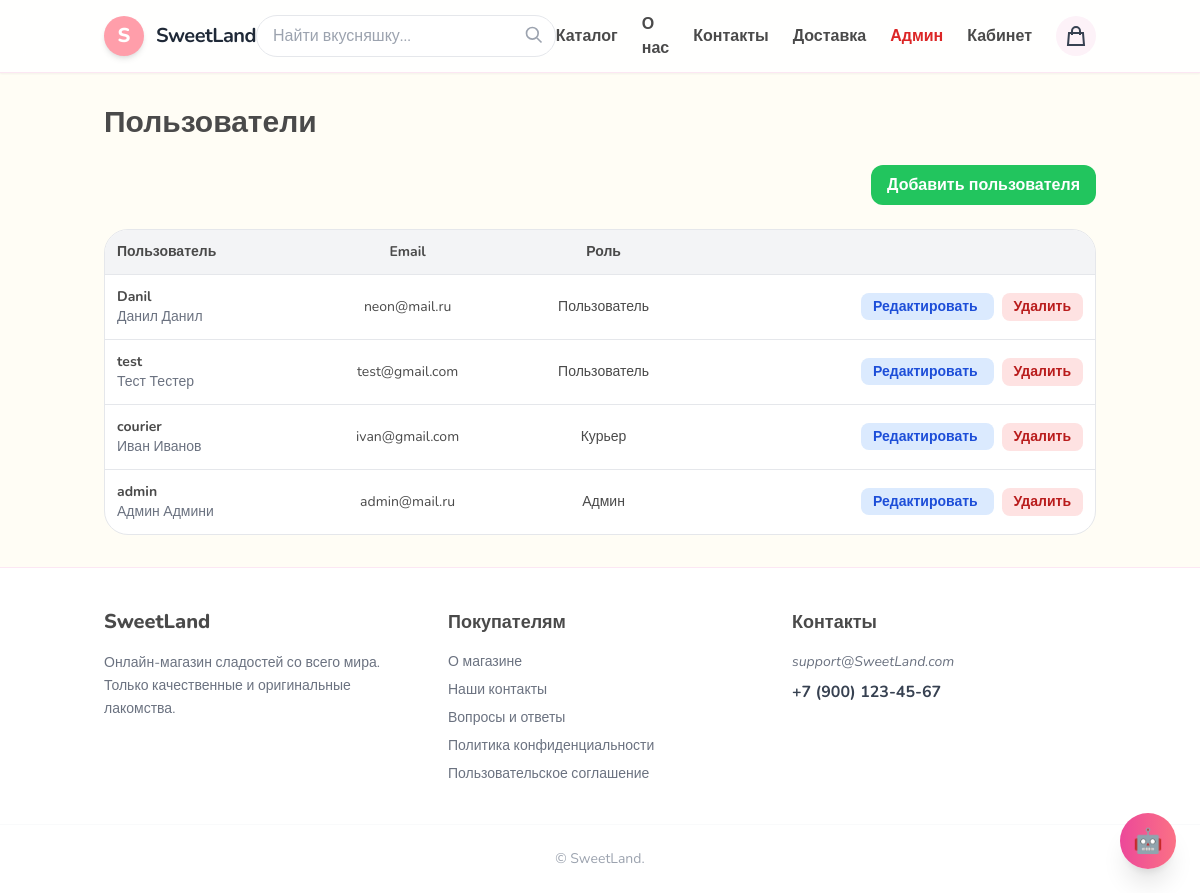
The page /users/admin/ (signed in) on the database as committed earlier.
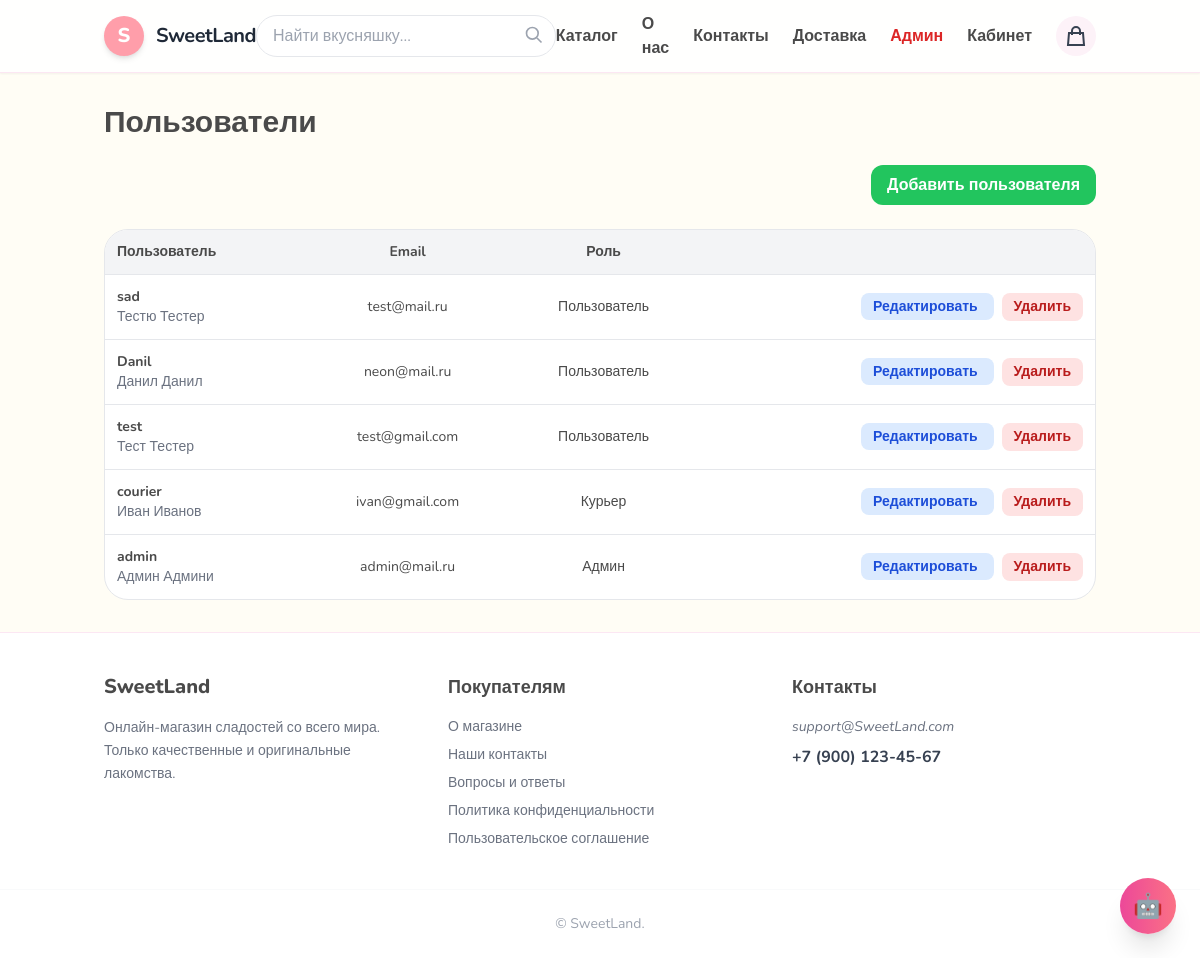
The same page on the database as committed later.
### users/models.py (models this page shows, shortened)
class CustomUser(AbstractUser):
    phone = models.CharField("Телефон", max_length=30, blank=True)
    address = models.CharField("Адрес доставки", max_length=255, blank=True)
    bonus_points = models.DecimalField("Бонусы", max_digits=10, decimal_places=2, default=0)
    avatar = models.ImageField(upload_to="avatars/", blank=True, null=True)

### users/views.py (the view)
# urls.py: path("admin/", views.admin_users_view, name="admin_users"),
@user_passes_test(is_admin)
def admin_users_view(request):
    users = CustomUser.objects.all().order_by("-date_joined")
    return render(request, "users/admin_users.html", {
        "users": users
    })

### cart/cart.py (called while the page is built)
    def __len__(self):
        return sum(item["quantity"] for item in self.cart.values())

### cart/context_processors.py (called while the page is built)
def cart_counter(request):
    cart = Cart(request)
    return {"cart_counter": len(cart)}

### store/context_processors.py (called while the page is built)
def categories_processor(request):
    return {
        "categories": Category.objects.all()
    }

### users/views.py (called while the page is built)
def is_admin(user):
    return user.is_authenticated and user.is_superuser

### templates/users/admin_users.html (shortened to what this page needs)
{% extends "base.html" %}
{% block content %}
<div class="max-w-6xl mx-auto space-y-6">
  <h1 class="text-3xl font-black">Пользователи</h1>
  <div class="flex justify-end mb-4">
    <a href="{% url 'users:admin_add_user' %}"
       class="px-4 py-2 bg-green-500 text-white rounded-xl font-bold hover:bg-green-600">
       Добавить пользователя
    </a>
  </div>
  <div class="bg-white border rounded-3xl overflow-hidden">
    <table class="w-full text-sm">
      <thead class="bg-gray-100">
        <tr>
          <th class="p-3 text-left">Пользователь</th>
          <th class="p-3">Email</th>
          <th class="p-3">Роль</th>
          <th class="p-3"></th>
        </tr>
      </thead>
      <tbody>
        {% for u in users %}
        <tr class="border-t">
          <td class="p-3">
            <b>{{ u.username }}</b><br>
            <span class="text-gray-500">{{ u.get_full_name }}</span>
          </td>
          <td class="p-3 text-center">
            {{ u.email }}
          </td>
          <td class="p-3 text-center">
            {% if u.is_superuser %}
              Админ
            {% elif u.is_staff %}
              Курьер
            {% else %}
              Пользователь
            {% endif %}
          </td>
          <td class="p-3 text-right space-x-2">
            <a href="{% url 'users:admin_edit_user' u.id %}"
               class="px-3 py-1 bg-blue-100 text-blue-700 rounded-lg font-bold">
              Редактировать
            </a>
            <form method="post"
                  action="{% url 'users:admin_delete_user' u.id %}"
                  class="inline"
                  onsubmit="return confirm('Удалить пользователя?')">
              <button
                class="px-3 py-1 bg-red-100 text-red-700 rounded-lg font-bold">
                Удалить
              </button>
            </form>
          </td>
        </tr>
        {% endfor %}
      </tbody>
    </table>
  </div>
</div>
{% endblock %}

Rows that differ between the two databases and show on the page:
added CustomUser: username "sad", get_full_name "Тестю Тестер", email "test@mail.ru", is_superuser "Пользователь"
